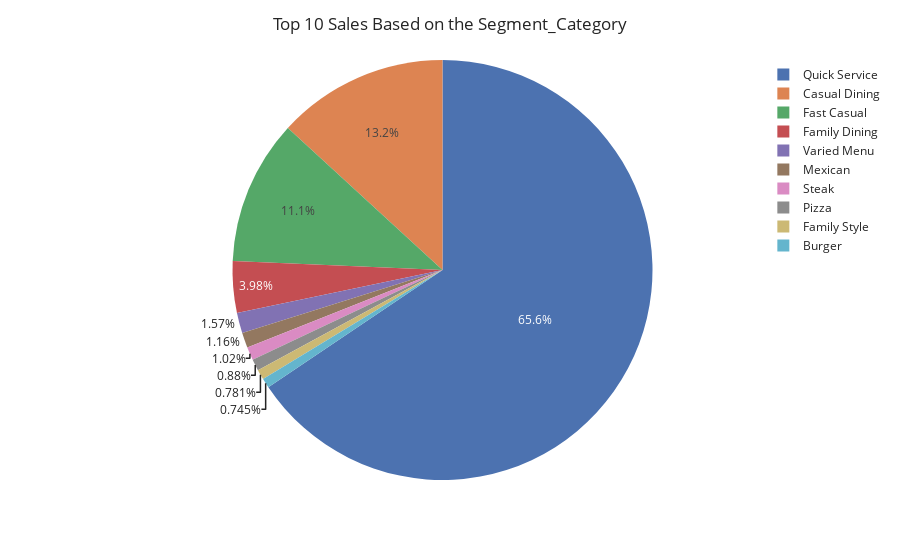

The notebook cell this image was saved under:
### Code cell
fig = px.pie(groupSeg.head(10), values='Sales', names='Segment_Category',template="seaborn")
fig.update_layout(title=' Top 10 Sales Based on the Segment_Category')

### Figure 1 — Plotly figure (JSON) as saved in the notebook; plotly's stock layout.template omitted (floating-point values rounded to 4 significant figures)
{"data": [{"domain": {"x": [0, 1], "y": [0, 1]}, "hovertemplate": "Segment_Category=%{label}<br>Sales=%{value}<extra></extra>", "labels": ["Quick Service ", "Casual Dining ", "Fast Casual ", "Family Dining ", "Varied Menu", "Mexican", "Steak", "Pizza", "Family Style", "Burger"], "legendgroup": "", "name": "", "showlegend": true, "type": "pie", "values": [192513, 38689, 32699, 11677, 4610, 3396, 2989, 2585, 2292, 2187]}], "layout": {"legend": {"tracegroupgap": 0}, "margin": {"t": 60}, "title": {"text": " Top 10 Sales Based on the Segment_Category"}}}
